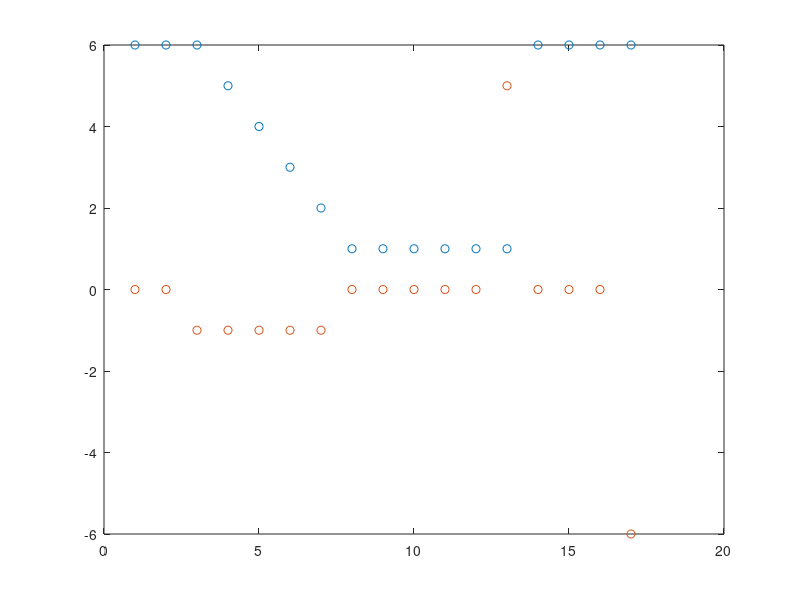
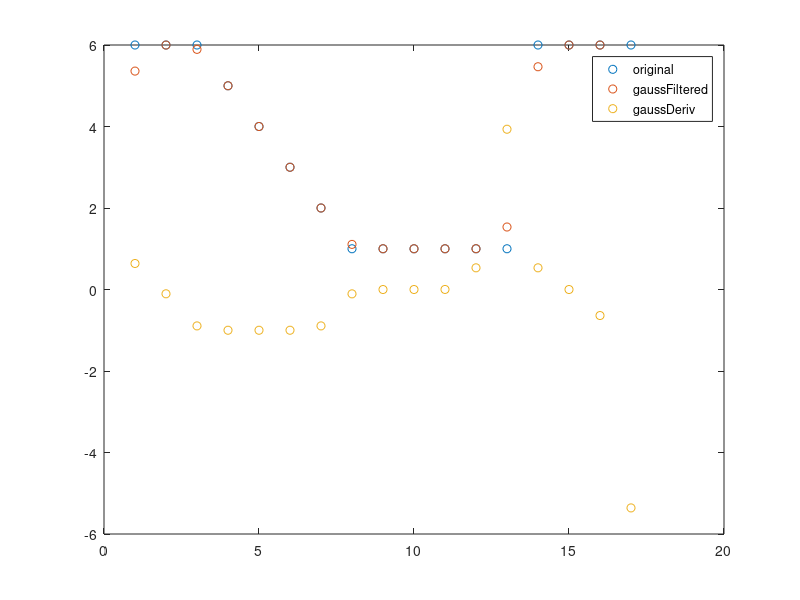

Write the MATLAB code that produced these figures, in order.
% FHV - Master in Meachatronics
% Sensor System - Image Processing
%
% Exersice: First derivative of a Gaussian as filter mask
%           Use the first derivative of a Gaussian as a filter mask for 
%           detecting steps
%
% Author:   Stefan Stark
% Date:     05.10.2016

%%
clear all, close all, clc;

%%
%f = [0 0 1 0 0 0 0 1 1 1 1 1 1 0 0 0 0 0 0 0 0 0,... 
%    1 0 0 0 0 1 1 1 1 1 1 0 0 0 0 0 0 0];
f = [ 6 6 6  5 4 3 2 1 1 1 1 1 1 6 6 6 6];


figure;plot(f,'o');
F = [0 -1 1];
f_1der = imfilter(f,F);
hold on; plot(f_1der,'o');

figure;plot(f,'o');
gauss = fspecial('gaussian',[1 5]); % create gaussian
filtered = imfilter(f,gauss);
hold on; plot(filtered,'o');
f_1der_fil = imfilter(filtered,F);
hold on; plot(f_1der_fil,'o');
legend('original','gaussFiltered','gaussDeriv');